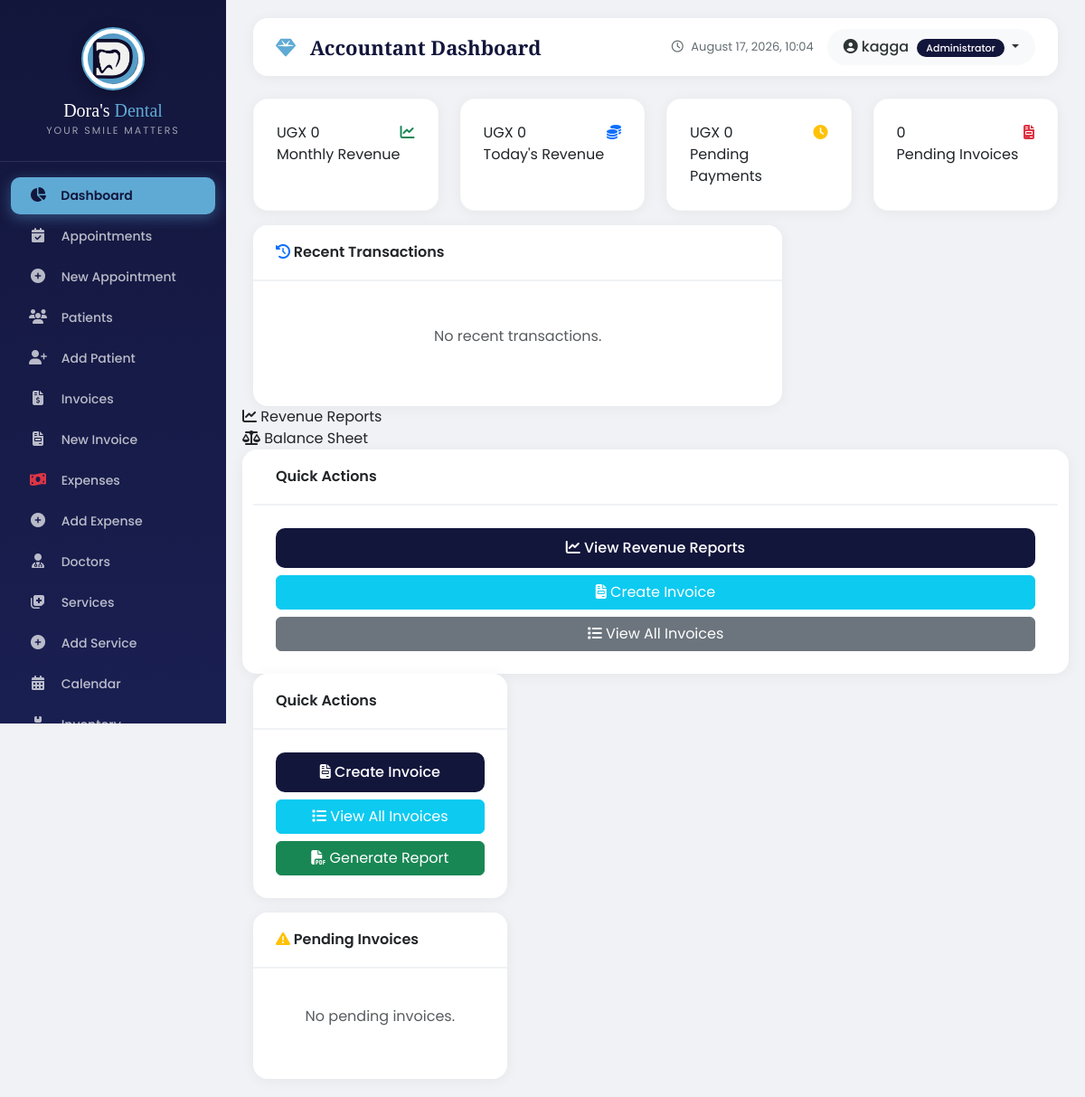
Before: /accountant-dashboard/ (signed in) with the older database file.
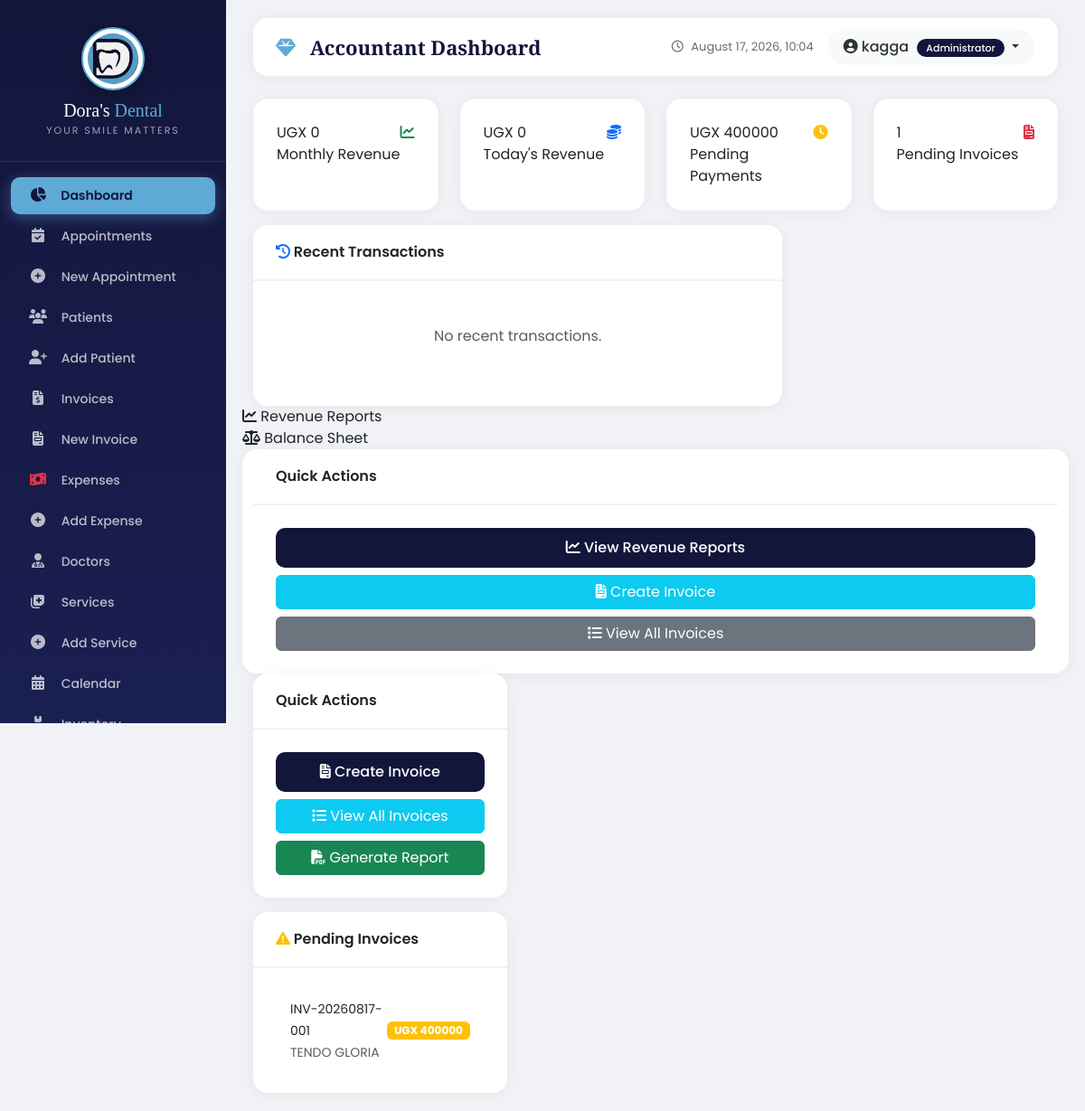
After: the same page with the newer database file.
### billing/models.py (models this page shows, shortened)
class Invoice(models.Model):
    STATUS_CHOICES = [
        ('draft', 'Draft'),
        ('sent', 'Sent'),
        ('paid', 'Paid'),
        ('partially_paid', 'Partially Paid'),
        ('overdue', 'Overdue'),
        ('cancelled', 'Cancelled'),
    ]
    PAYMENT_METHOD_CHOICES = [
        ('cash', 'Cash'),
        ('mobile_money', 'Mobile Money'),
        ('bank_transfer', 'Bank Transfer'),
        ('insurance', 'Insurance'),
        ('card', 'Card'),
        ('other', 'Other'),
    ]
    invoice_number = models.CharField(max_length=50, unique=True, db_index=True)
    patient = models.ForeignKey(Patient, on_delete=models.CASCADE, related_name='invoices')
    appointment = models.ForeignKey(Appointment, on_delete=models.SET_NULL, null=True, blank=True, related_name='invoices')
    patient_name = models.CharField(max_length=255)
    patient_phone = models.CharField(max_length=50)
    issue_date = models.DateField(default=date.today)  # Changed from DateTimeField
    due_date = models.DateField(null=True, blank=True)
    payment_date = models.DateField(null=True, blank=True)  # Changed from DateTimeField
    subtotal = models.DecimalField(max_digits=12, decimal_places=2, default=0.00)
    tax_rate = models.DecimalField(max_digits=5, decimal_places=2, default=0.00)
    tax_amount = models.DecimalField(max_digits=12, decimal_places=2, default=0.00)
    discount = models.DecimalField(max_digits=12, decimal_places=2, default=0.00)
    total_amount = models.DecimalField(max_digits=12, decimal_places=2, default=0.00)
    amount_paid = models.DecimalField(max_digits=12, decimal_places=2, default=0.00)
    balance_due = models.DecimalField(max_digits=12, decimal_places=2, default=0.00)
    status = models.CharField(max_length=20, choices=STATUS_CHOICES, default='draft')
    payment_method = models.CharField(max_length=50, choices=PAYMENT_METHOD_CHOICES, blank=True, null=True)
    notes = models.TextField(blank=True, null=True)
    reference_number = models.CharField(max_length=100, blank=True, null=True)
    created_by = models.CharField(max_length=150, blank=True, null=True)
    updated_by = models.CharField(max_length=150, blank=True, null=True)
    created_at = models.DateTimeField(auto_now_add=True)
    updated_at = models.DateTimeField(auto_now=True)
    class Meta:
        ordering = ['-issue_date']
        indexes = [
            models.Index(fields=['invoice_number']),
            models.Index(fields=['patient', 'status']),
            models.Index(fields=['issue_date']),
        ]

### core/views.py (the view)
    def wrap(request, *args, **kwargs):
        if request.user.is_authenticated:
            if not request.user.profile.phone_verified:
                messages.warning(request, 'Please verify your phone number first.')
                return redirect('core:otp_verify')
        return function(request, *args, **kwargs)

### core/models.py (called while the page is built)
    @classmethod
    def get_settings(cls):
        settings, created = cls.objects.get_or_create(id=1)
        return settings

### core/views.py (called while the page is built)
def otp_required(function):
    def wrap(request, *args, **kwargs):
        if request.user.is_authenticated:
            if not request.user.profile.phone_verified:
                messages.warning(request, 'Please verify your phone number first.')
                return redirect('core:otp_verify')
        return function(request, *args, **kwargs)
    return wrap

### templates/core/accountant_dashboard.html (shortened to what the changed rows need)
{% extends 'base.html' %}
{% load static %}
{% block content %}
<div class="row">
    <div class="col-md-3 mb-3">
        <div class="stat-card">
            <div class="d-flex justify-content-between">
                <div>
                    <div class="number">UGX {{ pending_total|floatformat:0 }}</div>
                    <div class="label">Pending Payments</div>
                </div>
            </div>
        </div>
    </div>
    <div class="col-md-3 mb-3">
        <div class="stat-card">
            <div class="d-flex justify-content-between">
                <div>
                    <div class="number">{{ pending_invoices|length }}</div>
                    <div class="label">Pending Invoices</div>
                </div>
            </div>
        </div>
    </div>
</div>
<div class="row">
    <div class="col-md-4">
        <div class="card mt-3">
            <div class="card-body">
                {% if pending_invoices %}
                    <ul class="list-group list-group-flush">
                    {% for invoice in pending_invoices|slice:":5" %}
                        <li class="list-group-item d-flex justify-content-between align-items-center">
                            <div>
                                <small>{{ invoice.invoice_number }}</small><br>
                                <small class="text-muted">{{ invoice.patient_name }}</small>
                            </div>
                            <span class="badge bg-warning">UGX {{ invoice.balance_due|floatformat:0 }}</span>
                        </li>
                    {% endfor %}
                    </ul>
                {% else %}
                    <p class="text-muted text-center py-3">No pending invoices.</p>
                {% endif %}
            </div>
        </div>
    </div>
</div>
{% endblock %}

Changed rows visible on the page:
added Invoice: invoice_number "INV-20260817-001", patient_name "TENDO GLORIA", balance_due "400000"
Other visible differences:
{{ pending_total|floatformat:0 }}: "0" → "400000"
{{ pending_invoices|length }}: "0" → "1"
text no longer shown: "No pending invoices."
